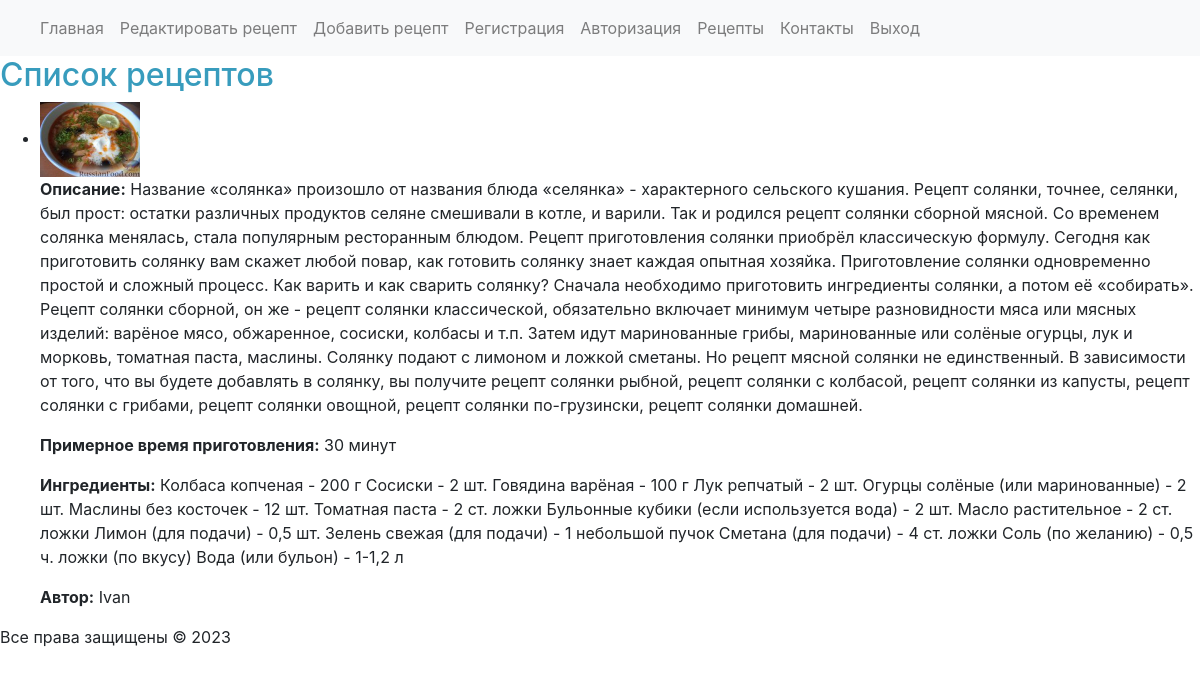
Screenshot of /recipe_list/ (signed in) with the database file from the repository.
### firstapp/models.py (models this page shows, shortened)
class Recipe(models.Model):
    name = models.CharField(max_length=150)
    description = models.TextField()
    ingredients = models.TextField()
    instructions = models.TextField()
    preparation_time = models.PositiveIntegerField()
    image = models.ImageField(upload_to='recipe_images/')
    author = models.ForeignKey(User, on_delete=models.CASCADE)
    categories = models.ManyToManyField(RecipeCategory, through='RecipeCategoryRelation')

### firstapp/views.py (the view)
# urls.py: path('recipe_list/', views.recipe_list, name='recipe_list'),
@login_required()
def recipe_list(request, user=None):
    if user:
        user_obj = User.objects.filter(username=user).first()
        if user_obj:
            recipes = Recipe.objects.filter(author=user_obj)
        else:
            recipes = []
    else:
        recipes = Recipe.objects.all()
    context = {
        'recipes': recipes
    }
    return render(request, 'recipe_list.html', context)

### firstapp/templates/recipe_list.html
{% extends 'base.html' %}
{% block content %}
    <h2 style="color: #389cbd;">Список рецептов</h2>
    <ul>
        {% for recipe in recipes %}
            <li>
                <img src="{{ recipe.image.url }}" alt="{{ recipe.name }}" width="100">
                <p><strong>Описание:</strong> {{ recipe.description }}</p>
                <p><strong>Примерное время приготовления:</strong> {{ recipe.preparation_time }} минут</p>
                <div id="ingredients{{ recipe.id }}">
                    <p><strong>Ингредиенты:</strong> {{ recipe.ingredients }}</p>
                </div>
                <p><strong>Автор:</strong> {{ recipe.author }}</p>
            </li>
        {% endfor %}
    </ul>
{% endblock %}

### rows the page displays
Recipe: image (picture), description "Название «солянка» произошло от названия блюда «селянка» - характерного сельского кушания. Рецепт солянки, точнее, селянки, был прост: остатки различных продуктов селяне смешивали в котле, и варили. Так и родился рецепт солянки сборной мясной. Со временем солянка менялась, стала популярным ресторанным блюдом. Рецепт приготовления солянки приобрёл классическую формулу. Сегодня как приготовить солянку вам скажет любой повар, как готовить солянку знает каждая опытная хозяйка. Приготовление солянки одновременно простой и сложный процесс. Как варить и как сварить солянку? Сначала необходимо приготовить ингредиенты солянки, а потом её «собирать». Рецепт солянки сборной, он же - рецепт солянки…", preparation_time "30", ingredients "Колбаса копченая - 200 г Сосиски - 2 шт. Говядина варёная - 100 г Лук репчатый - 2 шт. Огурцы солёные (или маринованные) - 2 шт. Маслины без косточек - 12 шт. Томатная паста - 2 ст. ложки Бульонные кубики (если используется вода) - 2 шт. Масло растительное - 2 ст. ложки Лимон (для подачи) - 0,5 шт. Зелень свежая (для подачи) - 1 небольшой пучок Сметана (для подачи) - 4 ст. ложки Соль (по желанию) - 0,5 ч. ложки (по вкусу) Вода (или бульон) - 1-1,2 л", author "Ivan"
